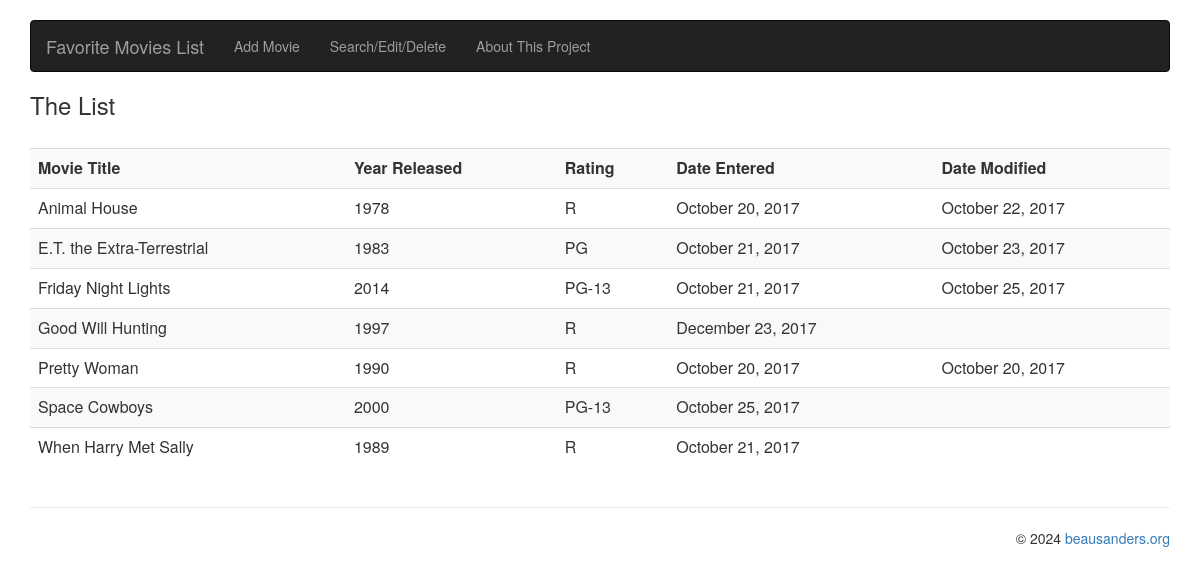
Page /favmovies1/index.php on the earlier database version.
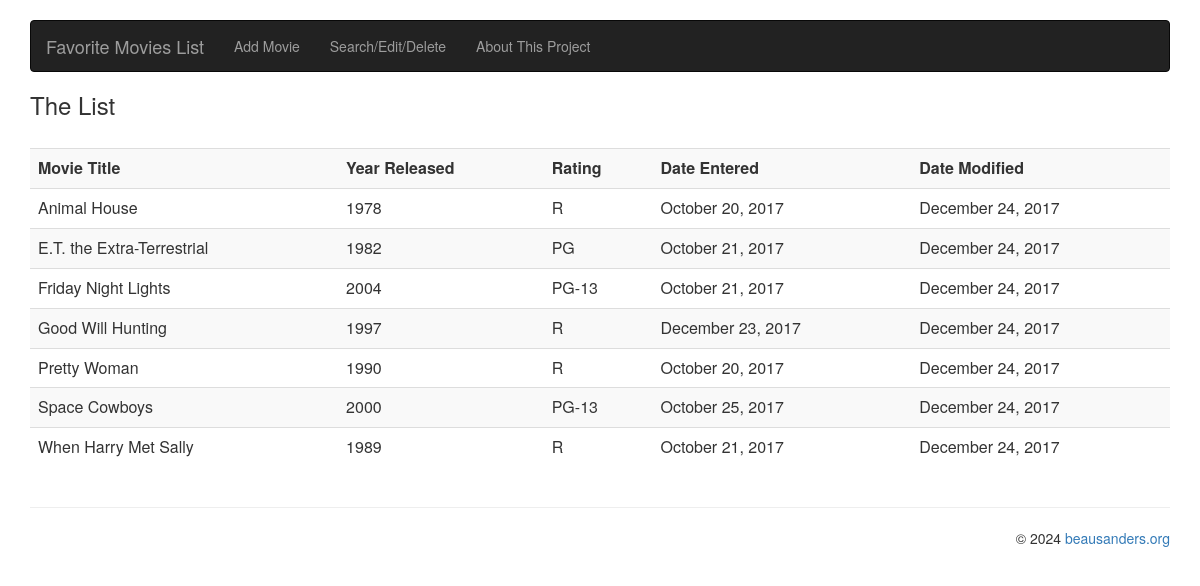
Same page on the later database version.
### tables this page shows
CREATE TABLE IF NOT EXISTS `movielist` (
  `movieID` int(4) NOT NULL AUTO_INCREMENT,
  `movieTitle` varchar(255) NOT NULL,
  `movieStars` varchar(255) NOT NULL,
  `releaseYear` int(4) NOT NULL,
  `movieRating` varchar(5) NOT NULL,
  `movieGenre` varchar(30) NOT NULL,
  `IMDb_rating` decimal(2,1) NOT NULL,
  `dateEntered` datetime NOT NULL,
  `dateModified` datetime NOT NULL,
  PRIMARY KEY (`movieID`)
);

### favmovies1/index.php (called while the page is built)
<?php
require('./config/config.php');
include ('movies_list.php');
?>

### favmovies1/movies_list.php (the view, shortened to what this page needs)
<?php
require('./config/config.php');
$query = 'SELECT * FROM movielist ORDER BY movieTitle';
	$statement = $db->prepare($query);
	$statement->execute();
	$movies = $statement->fetchAll();
?>
<div class="container">
<?php include 'header.php'; ?>
<h3>The List</h3>
<br />
<div class="table-responsive">
	<table class="table table-striped table-hover">
	<tr>
        	<th>Movie Title</th>
                <th>Year Released</th>
                <th>Rating</th>
                <th>Date Entered</th>
		<th>Date Modified</th>
	</tr>
        <?php foreach ($movies as $movie) : ?>
        <tr>
	<?php
		if (($movie['dateEntered'] == "0000-00-00 00:00:00")) {
        	$dateEntered = " ";
        	} else {
        	$dateEntered = date("F d, Y", strtotime($movie['dateEntered']));
		}
		if (($movie['dateModified'] == "0000-00-00 00:00:00")) {
        	$dateModified = " ";
       	 	} else {
        	$dateModified = date("F d, Y", strtotime($movie['dateModified']));
		}
	?>
                <td><?php echo $movie['movieTitle']; ?></td>
                <td><?php echo $movie['releaseYear']; ?></td>
                <td><?php echo $movie['movieRating']; ?></td>
		<td><?php echo $dateEntered; ?></td>
		<td><?php echo $dateModified; ?></td>
            </tr>
            <?php endforeach; ?>
        </table>
   </div>
</div>
<?php include 'footer.php'; ?>
</body>
</html>

### favmovies1/header.php (shortened to what this page needs)
<!DOCTYPE html>
<html lang="en">
<head>
<link rel="stylesheet" href="https://maxcdn.bootstrapcdn.com/bootstrap/3.3.7/css/bootstrap.min.css">
</head>
<body>
<br />
<nav class="navbar navbar-inverse">
  <div class="container-fluid">
    <div class="navbar-header">
	<a class="navbar-brand" href="#">Favorite Movies List</a>
    </div>
    <div class="collapse navbar-collapse" id="myNavbar">
    <ul class="nav navbar-nav">
        <li><a href="movies_add.php">Add Movie</a></li>
        <li><a href="movies_search.php">Search/Edit/Delete</a></li>
        <li><a href="movies_about_project.php">About This Project</a></li>
    </ul>
    </div>
  </div>
</nav>

### favmovies1/footer.php (shortened to what this page needs)
<div class="container">
<hr>
<p align="right">&copy; <?php echo date("Y"); ?> <a href="https://beausanders.org" target="_blank">beausanders.org</a></p>
</div>

Differences in the rows shown:
changed movielist "Animal House": dateModified "October 22, 2017" → "December 24, 2017"
changed movielist "E.T. the Extra-Terrestrial": releaseYear "1983" → "1982"; dateModified "October 23, 2017" → "December 24, 2017"
changed movielist "Friday Night Lights": releaseYear "2014" → "2004"; dateModified "October 25, 2017" → "December 24, 2017"
changed movielist "Good Will Hunting": dateModified (not shown) → "December 24, 2017"
changed movielist "Pretty Woman": dateModified "October 20, 2017" → "December 24, 2017"
changed movielist "Space Cowboys": dateModified (not shown) → "December 24, 2017"
changed movielist "When Harry Met Sally": dateModified (not shown) → "December 24, 2017"
